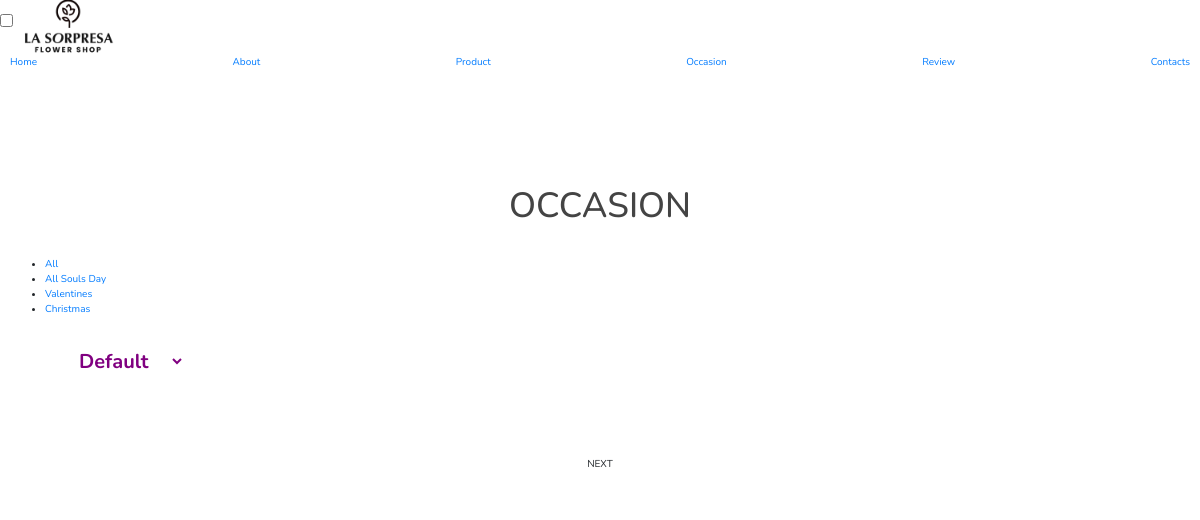
The page /users/occasion.php on the database as committed earlier.
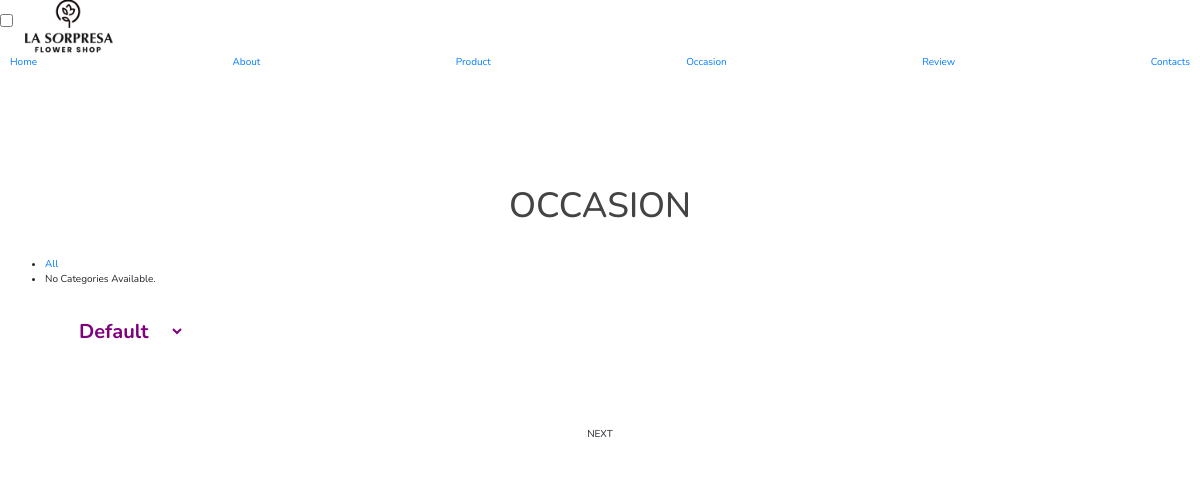
The same page on the database as committed later.
### tables this page shows
CREATE TABLE `end_category` (
  `ecat_id` int(11) NOT NULL,
  `ecat_name` varchar(255) NOT NULL,
  `mcat_id` int(11) NOT NULL
);

### users/occasion.php (the view, shortened to what this page needs)
<?php
include("../admin/inc/config.php");
?>
<link rel="stylesheet" href="../css/product.css">
<link href="https://stackpath.bootstrapcdn.com/bootstrap/4.5.2/css/bootstrap.min.css" rel="stylesheet">
<link href="https://cdn.jsdelivr.net/npm/select2@4.0.13/dist/css/select2.min.css" rel="stylesheet" />
<header>
    <input type="checkbox" name="" id="toggler">
    <img src="../images/logo.png" alt="" class="logos" href="">
    <nav class="navbar">
        <a href="index.php">Home</a>
        <a href="#about">About</a>
        <a href="products.php">Product</a>
        <a href="occasion.php">Occasion</a>
        <a href="#review">Review</a>
        <a href="#contacts">Contacts</a>
    </nav>
</header>
<section>
   <div class="container">
      <h3 class="title"> Occasion </h3>
      <?php
$statement = $pdo->prepare("
    SELECT *
    FROM end_category t1
    JOIN mid_category t2
    ON t1.mcat_id = t2.mcat_id
    WHERE t1.mcat_id = 20 /* Only get categories for the mid-category with ID 19 */
    ORDER BY t1.ecat_id ASC
");
$statement->execute();
$result = $statement->fetchAll(PDO::FETCH_ASSOC);
?>
<ul class="indicator">
    <li data-filter="all" class="active">
        <a href="#" onclick="filterProducts('all')">All</a>
    </li>
    <?php
    if (!empty($result) && is_array($result)) {
        foreach ($result as $row) {
            echo '<li data-filter="' . htmlspecialchars($row['ecat_id']) . '">
                    <a href="#" onclick="filterProducts(' . htmlspecialchars($row['ecat_id']) . ')">' . htmlspecialchars($row['ecat_name']) . '</a>
                  </li>';
        }
    } else {
        echo '<li>No categories available.</li>';
    }
    ?>
</ul>
<div class="filter-condition">
    <select name="" id="select">
        <option value="Default">Default</option>
    </select>
</div>
   <ul class="listPage">
   </ul>
</section>
</body>
</html>

Rows that differ between the two databases and show on the page:
removed end_category: ecat_name "All Souls Day"
removed end_category: ecat_name "Valentines"
removed end_category: ecat_name "Christmas"
Other text that changed with them:
text now shown: "No Categories Available."
